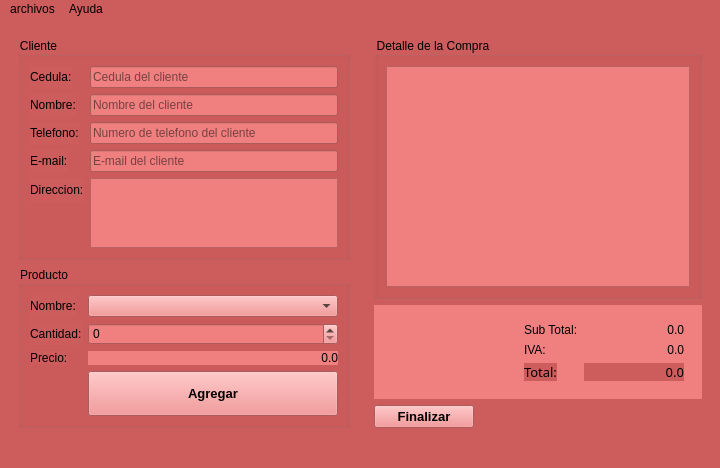
<?xml version="1.0" encoding="UTF-8"?>
<ui version="4.0">
 <class>Principal</class>
 <widget class="QMainWindow" name="Principal">
  <property name="geometry">
   <rect>
    <x>0</x>
    <y>0</y>
    <width>720</width>
    <height>458</height>
   </rect>
  </property>
  <property name="windowTitle">
   <string>Principal</string>
  </property>
  <property name="windowIcon">
   <iconset resource="recursos.qrc">
    <normaloff>:/recursos/discount.png</normaloff>:/recursos/discount.png</iconset>
  </property>
  <property name="styleSheet">
   <string notr="true">background-color: rgb(205, 92, 92);</string>
  </property>
  <widget class="QWidget" name="centralwidget">
   <layout class="QHBoxLayout" name="horizontalLayout_2">
    <item>
     <widget class="QWidget" name="widget_4" native="true">
      <property name="maximumSize">
       <size>
        <width>350</width>
        <height>16777215</height>
       </size>
      </property>
      <layout class="QVBoxLayout" name="verticalLayout_3">
       <item>
        <widget class="QGroupBox" name="groupBox">
         <property name="title">
          <string>Cliente</string>
         </property>
         <layout class="QFormLayout" name="formLayout">
          <item row="0" column="0">
           <widget class="QLabel" name="label">
            <property name="text">
             <string>Cedula:</string>
            </property>
           </widget>
          </item>
          <item row="0" column="1">
           <widget class="QLineEdit" name="inCedula">
            <property name="toolTip">
             <string>ingresar la cedula del cliente</string>
            </property>
            <property name="styleSheet">
             <string notr="true">background-color: rgb(240, 128, 128);</string>
            </property>
            <property name="placeholderText">
             <string>Cedula del cliente</string>
            </property>
           </widget>
          </item>
          <item row="1" column="1">
           <widget class="QLineEdit" name="inNombre">
            <property name="styleSheet">
             <string notr="true">background-color: rgb(240, 128, 128);</string>
            </property>
            <property name="placeholderText">
             <string>Nombre del cliente</string>
            </property>
           </widget>
          </item>
          <item row="3" column="1">
           <widget class="QLineEdit" name="inTelefono">
            <property name="styleSheet">
             <string notr="true">background-color: rgb(240, 128, 128);</string>
            </property>
            <property name="placeholderText">
             <string>Numero de telefono del cliente</string>
            </property>
           </widget>
          </item>
          <item row="5" column="0">
           <widget class="QLabel" name="label_4">
            <property name="text">
             <string>E-mail:</string>
            </property>
           </widget>
          </item>
          <item row="5" column="1">
           <widget class="QLineEdit" name="inEmail">
            <property name="styleSheet">
             <string notr="true">background-color: rgb(240, 128, 128);</string>
            </property>
            <property name="placeholderText">
             <string>E-mail del cliente</string>
            </property>
           </widget>
          </item>
          <item row="6" column="0">
           <widget class="QLabel" name="label_5">
            <property name="text">
             <string>Direccion:</string>
            </property>
           </widget>
          </item>
          <item row="6" column="1">
           <widget class="QPlainTextEdit" name="inDireccion">
            <property name="toolTip">
             <string>Direccion del cliente</string>
            </property>
            <property name="styleSheet">
             <string notr="true">background-color: rgb(240, 128, 128);</string>
            </property>
           </widget>
          </item>
          <item row="1" column="0">
           <widget class="QLabel" name="label_2">
            <property name="text">
             <string>Nombre:</string>
            </property>
           </widget>
          </item>
          <item row="3" column="0">
           <widget class="QLabel" name="label_3">
            <property name="text">
             <string>Telefono:</string>
            </property>
           </widget>
          </item>
         </layout>
        </widget>
       </item>
       <item>
        <widget class="QGroupBox" name="groupBox_2">
         <property name="title">
          <string>Producto</string>
         </property>
         <layout class="QFormLayout" name="formLayout_2">
          <item row="0" column="0">
           <widget class="QLabel" name="label_6">
            <property name="text">
             <string>Nombre:</string>
            </property>
           </widget>
          </item>
          <item row="0" column="1">
           <widget class="QComboBox" name="inProducto">
            <property name="toolTip">
             <string>Elige el producto que el cliente desee comprar </string>
            </property>
            <property name="styleSheet">
             <string notr="true">background-color: rgb(240, 128, 128);</string>
            </property>
           </widget>
          </item>
          <item row="1" column="0">
           <widget class="QLabel" name="label_7">
            <property name="text">
             <string>Cantidad:</string>
            </property>
           </widget>
          </item>
          <item row="1" column="1">
           <widget class="QSpinBox" name="inCantidad">
            <property name="toolTip">
             <string>elige la cantidad del producto</string>
            </property>
            <property name="styleSheet">
             <string notr="true">background-color: rgb(240, 128, 128);</string>
            </property>
           </widget>
          </item>
          <item row="2" column="0">
           <widget class="QLabel" name="label_8">
            <property name="text">
             <string>Precio:</string>
            </property>
           </widget>
          </item>
          <item row="2" column="1">
           <widget class="QLabel" name="outPrecio">
            <property name="toolTip">
             <string>Precio del producto</string>
            </property>
            <property name="styleSheet">
             <string notr="true">background-color: rgb(240, 128, 128);</string>
            </property>
            <property name="text">
             <string>0.0</string>
            </property>
            <property name="alignment">
             <set>Qt::AlignRight|Qt::AlignTrailing|Qt::AlignVCenter</set>
            </property>
           </widget>
          </item>
          <item row="3" column="1">
           <widget class="QPushButton" name="cmdAgregar">
            <property name="minimumSize">
             <size>
              <width>0</width>
              <height>45</height>
             </size>
            </property>
            <property name="font">
             <font>
              <pointsize>10</pointsize>
              <weight>75</weight>
              <bold>true</bold>
             </font>
            </property>
            <property name="toolTip">
             <string>pulsa para agregar al carrito</string>
            </property>
            <property name="styleSheet">
             <string notr="true">background-color: rgb(240, 128, 128);</string>
            </property>
            <property name="text">
             <string>Agregar</string>
            </property>
           </widget>
          </item>
         </layout>
        </widget>
       </item>
       <item>
        <spacer name="verticalSpacer">
         <property name="orientation">
          <enum>Qt::Vertical</enum>
         </property>
         <property name="sizeHint" stdset="0">
          <size>
           <width>20</width>
           <height>40</height>
          </size>
         </property>
        </spacer>
       </item>
      </layout>
     </widget>
    </item>
    <item>
     <widget class="QWidget" name="widget_3" native="true">
      <layout class="QVBoxLayout" name="verticalLayout_2">
       <item>
        <widget class="QGroupBox" name="groupBox_3">
         <property name="title">
          <string>Detalle de la Compra</string>
         </property>
         <layout class="QVBoxLayout" name="verticalLayout">
          <item>
           <widget class="QTableWidget" name="outDetalle">
            <property name="styleSheet">
             <string notr="true">background-color: rgb(240, 128, 128);</string>
            </property>
           </widget>
          </item>
         </layout>
        </widget>
       </item>
       <item>
        <widget class="QWidget" name="widget" native="true">
         <property name="styleSheet">
          <string notr="true">background-color: rgb(240, 128, 128);</string>
         </property>
         <layout class="QHBoxLayout" name="horizontalLayout">
          <item>
           <spacer name="horizontalSpacer">
            <property name="orientation">
             <enum>Qt::Horizontal</enum>
            </property>
            <property name="sizeHint" stdset="0">
             <size>
              <width>40</width>
              <height>20</height>
             </size>
            </property>
           </spacer>
          </item>
          <item>
           <widget class="QWidget" name="widget_2" native="true">
            <layout class="QFormLayout" name="formLayout_3">
             <item row="0" column="0">
              <widget class="QLabel" name="label_10">
               <property name="text">
                <string>Sub Total:</string>
               </property>
              </widget>
             </item>
             <item row="0" column="1">
              <widget class="QLabel" name="outSubtotal">
               <property name="minimumSize">
                <size>
                 <width>100</width>
                 <height>0</height>
                </size>
               </property>
               <property name="text">
                <string>0.0</string>
               </property>
               <property name="alignment">
                <set>Qt::AlignRight|Qt::AlignTrailing|Qt::AlignVCenter</set>
               </property>
              </widget>
             </item>
             <item row="1" column="0">
              <widget class="QLabel" name="label_11">
               <property name="text">
                <string>IVA:</string>
               </property>
              </widget>
             </item>
             <item row="1" column="1">
              <widget class="QLabel" name="outIva">
               <property name="minimumSize">
                <size>
                 <width>100</width>
                 <height>0</height>
                </size>
               </property>
               <property name="text">
                <string>0.0</string>
               </property>
               <property name="alignment">
                <set>Qt::AlignRight|Qt::AlignTrailing|Qt::AlignVCenter</set>
               </property>
              </widget>
             </item>
             <item row="2" column="0">
              <widget class="QLabel" name="label_12">
               <property name="font">
                <font>
                 <family>Copperplate Gothic Bold</family>
                 <pointsize>10</pointsize>
                </font>
               </property>
               <property name="styleSheet">
                <string notr="true">background-color: rgb(205, 92, 92);</string>
               </property>
               <property name="text">
                <string>Total:</string>
               </property>
              </widget>
             </item>
             <item row="2" column="1">
              <widget class="QLabel" name="outTotal">
               <property name="minimumSize">
                <size>
                 <width>100</width>
                 <height>0</height>
                </size>
               </property>
               <property name="font">
                <font>
                 <family>Copperplate Gothic Bold</family>
                 <pointsize>10</pointsize>
                </font>
               </property>
               <property name="styleSheet">
                <string notr="true">background-color: rgb(205, 92, 92);
color:rgb(0, 0, 0)</string>
               </property>
               <property name="text">
                <string>0.0</string>
               </property>
               <property name="alignment">
                <set>Qt::AlignRight|Qt::AlignTrailing|Qt::AlignVCenter</set>
               </property>
              </widget>
             </item>
            </layout>
           </widget>
          </item>
         </layout>
        </widget>
       </item>
       <item>
        <widget class="QPushButton" name="pushButton">
         <property name="maximumSize">
          <size>
           <width>100</width>
           <height>16777215</height>
          </size>
         </property>
         <property name="font">
          <font>
           <pointsize>10</pointsize>
           <weight>75</weight>
           <bold>true</bold>
          </font>
         </property>
         <property name="toolTip">
          <string>Pulsa para finalizar</string>
         </property>
         <property name="styleSheet">
          <string notr="true">background-color: rgb(240, 128, 128);</string>
         </property>
         <property name="text">
          <string>Finalizar</string>
         </property>
        </widget>
       </item>
      </layout>
     </widget>
    </item>
   </layout>
  </widget>
  <widget class="QMenuBar" name="menubar">
   <property name="geometry">
    <rect>
     <x>0</x>
     <y>0</y>
     <width>720</width>
     <height>21</height>
    </rect>
   </property>
   <widget class="QMenu" name="menuarchivos">
    <property name="title">
     <string>archivos</string>
    </property>
    <addaction name="actionAgregar_productos"/>
   </widget>
   <widget class="QMenu" name="menuAyuda">
    <property name="title">
     <string>Ayuda</string>
    </property>
    <addaction name="actionAcerca_de"/>
   </widget>
   <addaction name="menuarchivos"/>
   <addaction name="menuAyuda"/>
  </widget>
  <widget class="QStatusBar" name="statusbar"/>
  <action name="actionAgregar_productos">
   <property name="icon">
    <iconset resource="recursos.qrc">
     <normaloff>:/recursos/bread.png</normaloff>:/recursos/bread.png</iconset>
   </property>
   <property name="text">
    <string>Agregar productos</string>
   </property>
  </action>
  <action name="actionAcerca_de">
   <property name="icon">
    <iconset resource="recursos.qrc">
     <normaloff>:/recursos/about.png</normaloff>:/recursos/about.png</iconset>
   </property>
   <property name="text">
    <string>Acerca de..</string>
   </property>
  </action>
 </widget>
 <resources>
  <include location="recursos.qrc"/>
 </resources>
 <connections/>
</ui>
